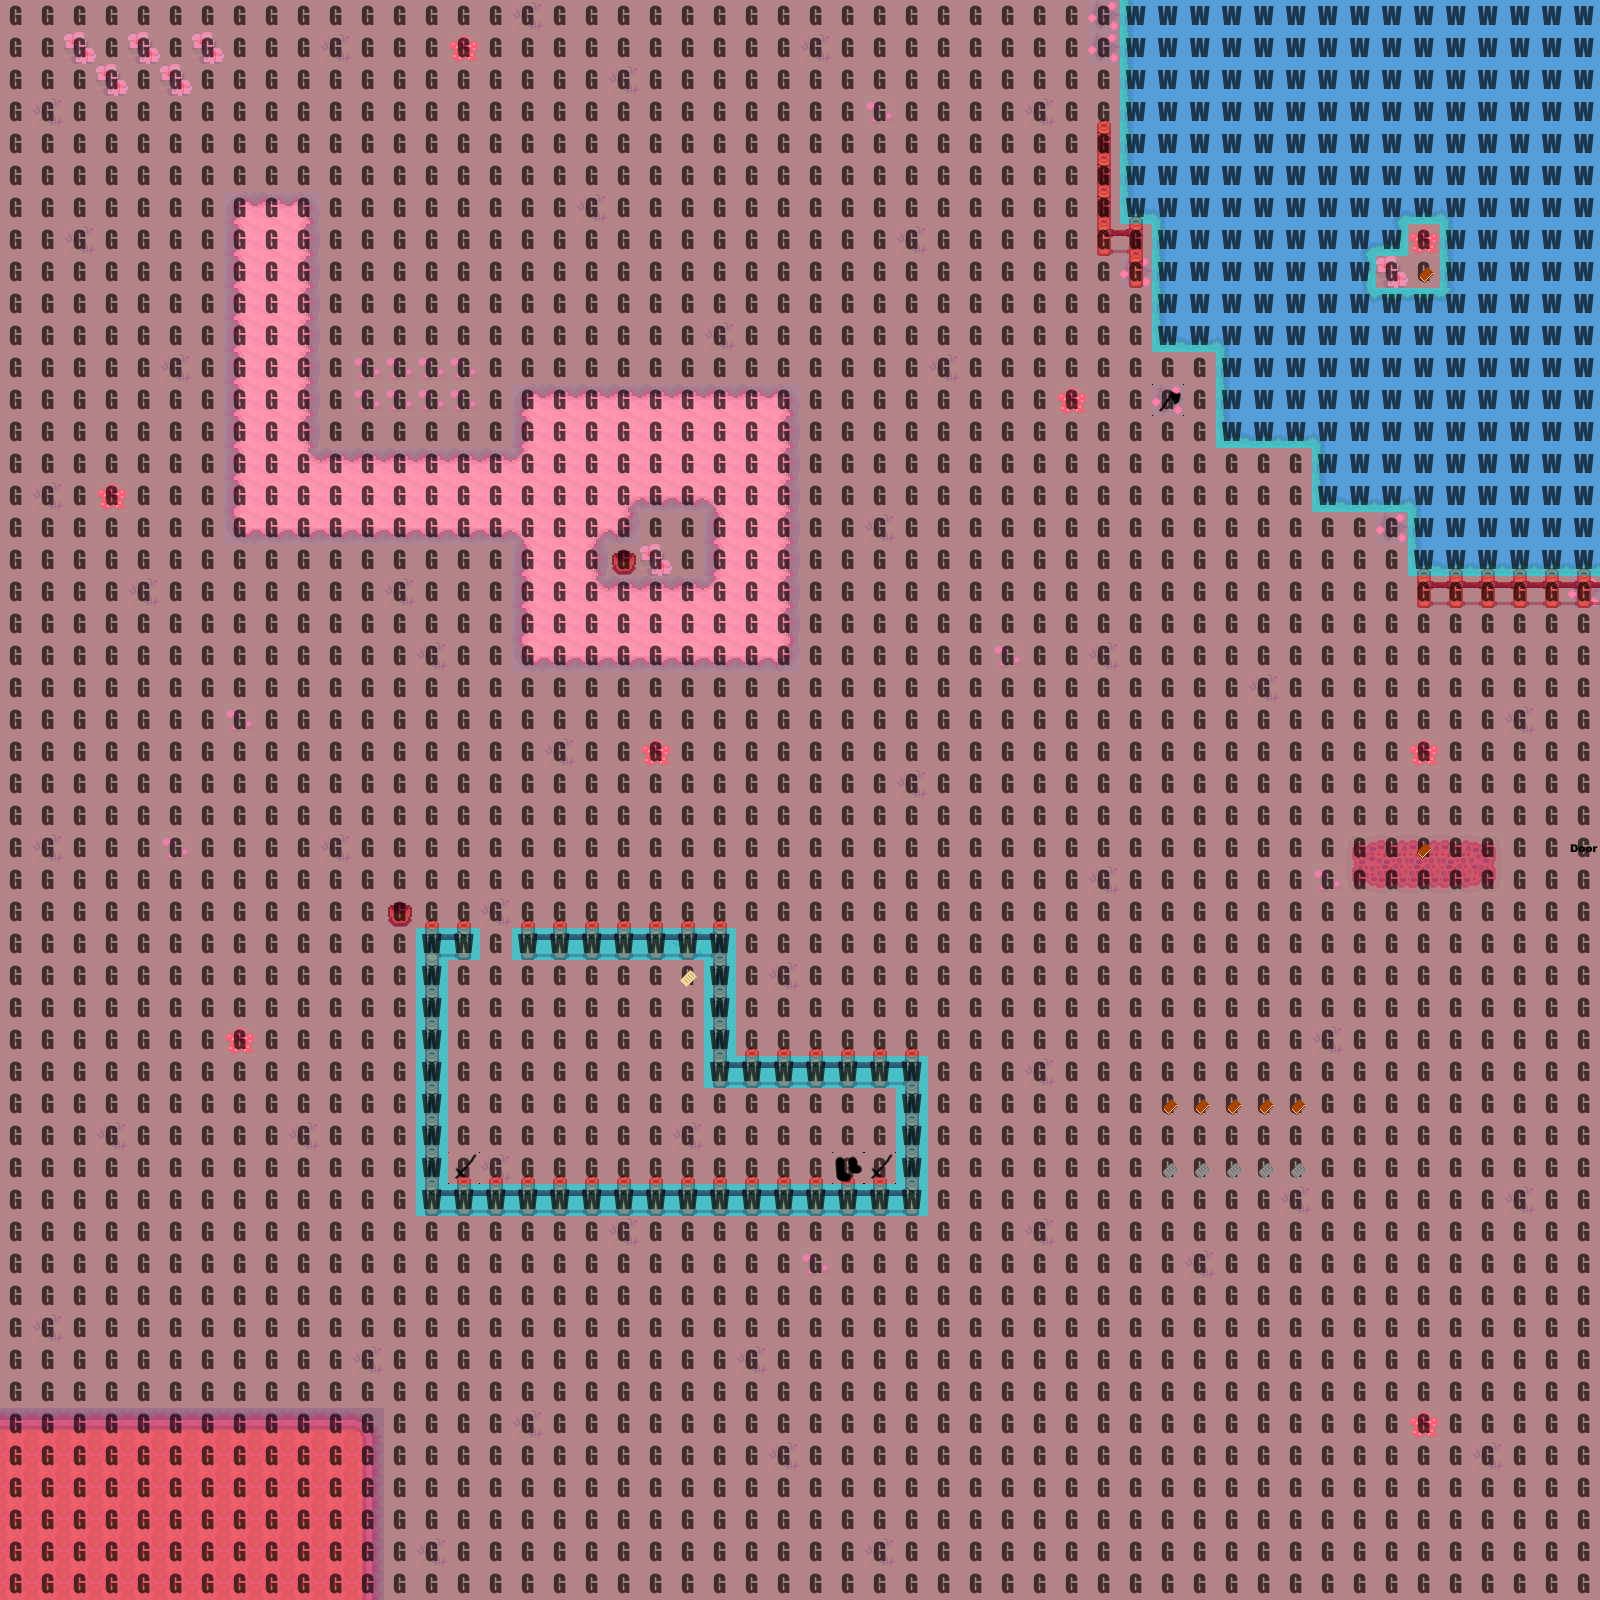

Tiled map render using the project's own tile images. Description and the map definition, with tile-layer contents summarised, below:
An orthogonal 50x50 tile map with 32x32 px tiles, 5 tile layers (base, object, higher, collision, ...), 5 tilesets.

<map version="1.0" tiledversion="1.1.4" orientation="orthogonal" renderorder="right-down" width="50" height="50" tilewidth="32" tileheight="32" infinite="0" nextobjectid="1">
 <tileset firstgid="1" source="ground.tsx" />
 <tileset firstgid="137" source="collision.tsx" />
 <tileset firstgid="147" source="object_1.tsx" />
 <tileset firstgid="247" source="object_2.tsx" />
 <tileset firstgid="347" source="items.tsx" />
 <layer name="base" width="50" height="50">
  <data>[2500 cells, 2500 non-empty, 30 distinct tile ids]</data>
 </layer>
 <layer name="object" width="50" height="50">
  <data>[2500 cells, 59 non-empty, 8 distinct tile ids]</data>
 </layer>
 <layer name="higher" width="50" height="50">
  <data>[2500 cells, 119 non-empty, 11 distinct tile ids]</data>
 </layer>
 <layer name="collision" width="50" height="50">
  <data>[2500 cells, 2500 non-empty, 2 distinct tile ids]</data>
 </layer>
 <layer name="item" width="50" height="50">
  <data>[2500 cells, 37 non-empty, 13 distinct tile ids]</data>
 </layer>
</map>
